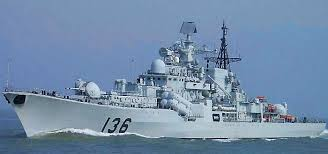
#> input picture txt/newI/jpg/0420001.jpg, 328 x 154 px, found by its file name
$ jupyter execute --allow-errors testImageAndDir.ipynb   (shell and % lines are left out)   (Python 2 division)
#> lines starting #> are read from the running program, lines starting #| are printed output that depends on the picture
# Image operations and get names from a path

<font face="STCAIYUN" color=#0000FF size=5 >functions summarized: </font>
1. **PIL**: read image, rgb2gray, plot rectangle, put Chinese text
2. **opencv**: read image, rgb2gray, save image, plot rectangle, put English text
3. **pylab**: show image, plot dot, plot line, subplot

4. **PIL<->array**: PIL to array, array to PIL
5. **pathGetNames**: get dirname, basename, root, ext, filename from path

[cell 1]
#coding=utf-8

### show images, plot dot, plot line, subplot, rgb2gray (<font color=#FF0000>PIL + pylab</font>)

[cell 2]
from PIL import Image
from pylab import *

[cell 3]
im_pil = Image.open('../images/jpg/0420001.jpg')
#> im_pil is the input picture: PIL image 328x154 RGB; mean R, G, B 114.9, 139.9, 168.3
im = array(im_pil)
print type(im_pil)
#| <class 'PIL.JpegImagePlugin.JpegImageFile'>
print type(im)
#| <class 'numpy.ndarray'>

[cell 4]
imshow(im)
x = [10, 10, 40, 40]
y = [20, 50, 20, 50]
plot(x, y, 'r*')
plot(x[:2],y[:2])
title('dot and line')
#axis('off')
show()
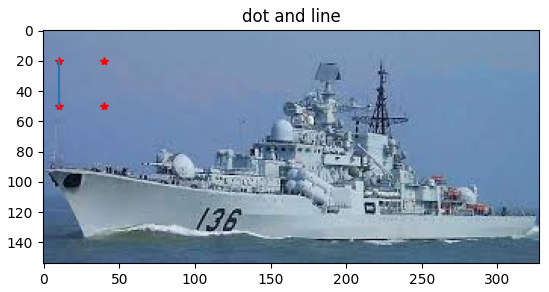
#> figure drawn by matplotlib, 1 panel

[cell 5]
gray()
subplot(1,2,1)
imshow(im)
title('original image')
axis('off')
subplot(1,2,2)
im_gray = array(im_pil.convert('L'))
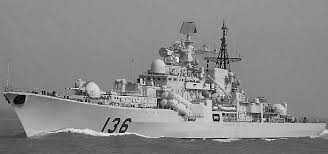
#> im_gray: shape (154, 328); min 2, max 252, mean 135.6
imshow(im_gray)
title('gray image')
axis('off')
show()
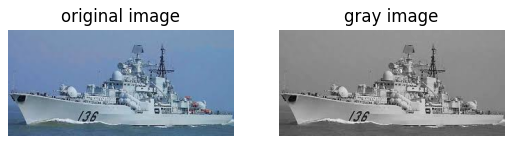
#> figure drawn by matplotlib, 2 panels

### read image, show image, save image, plot dot, plot line, plot rectangle, rgb2gray (<font color=#FF0000>opencv + pylab</font>)

[cell 6]
import cv2
from pylab import *

read image

[cell 7]
im = cv2.imread('../images/jpg/0420001.jpg')
type(im)

show image, plot dot, plot line

[cell 8]
imPylab = cv2.cvtColor(im, cv2.COLOR_BGR2RGB) # remember to change BGR(opencv) to RGB(pylab)
imshow(imPylab)
x = [10, 10, 40, 40]
y = [20, 50, 20, 50]
plot(x, y, 'r*')
plot(x[:2],y[:2])
title('dot and line')
axis('off')
show()
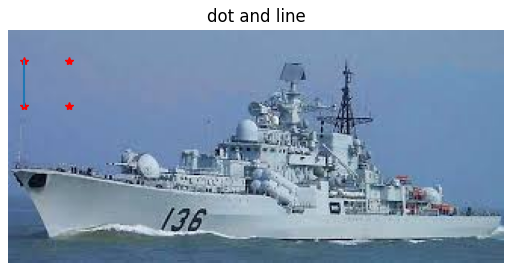
#> figure drawn by matplotlib, 1 panel

save image, plot rectangle, put text

[cell 9]
imgText = im.copy()
each = {}
each['x1'] = 30
each['y1'] = 30
each['x2'] = 40
each['y2'] = 40
each['txt'] = 'hello!'

cv2.rectangle(imgText, (each['x1'], each['y1']), (each['x2'], each['y2']), (0, 255, 0), 1)
#> imgText: shape (154, 328, 3); mean B, G, R 168.1, 139.9, 114.8
cv2.putText(imgText, each['txt'], (each['x1'], each['y1']-5), cv2.FONT_HERSHEY_SIMPLEX, 0.5, (255, 255, 0))
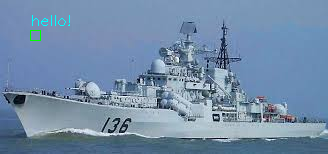
#> imgText: shape (154, 328, 3); mean B, G, R 168.3, 140.2, 114.6
imshow(imgText)
axis('off')
show()
cv2.imwrite('/home/lili/codes/testPython/images/result/test.jpg', imgText)
#> Out = True

rgb2gray

[cell 10]
im_gray = cv2.cvtColor(im, cv2.COLOR_BGR2GRAY)

gray()
subplot(1,2,1)
imshow(im)
title('original image')
axis('off')
subplot(1,2,2)
imshow(im_gray)
title('gray image')
axis('off')
show()
#> figure, not shown here; B, G, R data is drawn as R, G, B

$ run again, with txt/newI/jpg/0420002.jpg copied over txt/newI/jpg/0420001.jpg
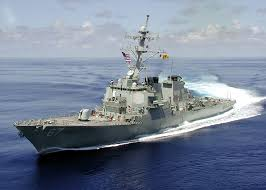
#> input picture txt/newI/jpg/0420002.jpg, 266 x 190 px, found by its file name
#> im_pil is the input picture: PIL image 266x190 RGB; mean R, G, B 120.8, 132.2, 150.2
#| <class 'PIL.JpegImagePlugin.JpegImageFile'>
#| <class 'numpy.ndarray'>
#> `show()`:
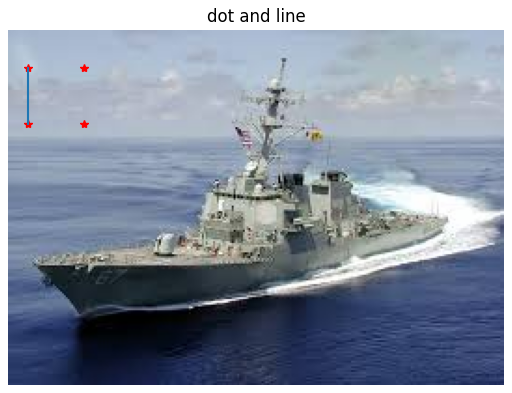
#> figure drawn by matplotlib, 1 panel
#> `cv2.putText(imgText, each['txt'], (each['x1'], each['y1']-5), cv2.FONT..`:
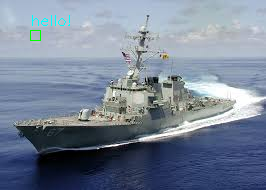
#> imgText: shape (190, 266, 3); mean B, G, R 150.1, 132.4, 120.3
#> Out = True

$ run again, with txt/newI/jpg/0420004.jpg copied over txt/newI/jpg/0420001.jpg
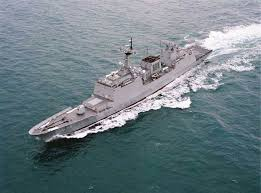
#> input picture txt/newI/jpg/0420004.jpg, 261 x 193 px, found by its file name
#> im_pil is the input picture: PIL image 261x193 RGB; mean R, G, B 110.5, 125.2, 131.9
#| <class 'PIL.JpegImagePlugin.JpegImageFile'>
#| <class 'numpy.ndarray'>
#> `show()`:
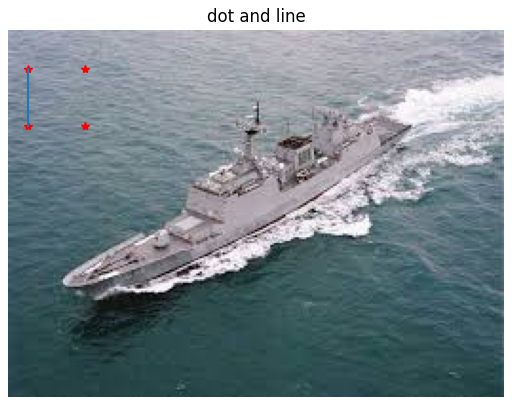
#> figure drawn by matplotlib, 1 panel
#> `cv2.putText(imgText, each['txt'], (each['x1'], each['y1']-5), cv2.FONT..`:
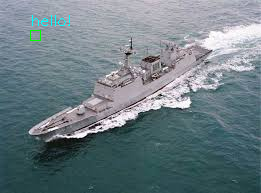
#> imgText: shape (193, 261, 3); mean B, G, R 131.9, 125.5, 110.1
#> Out = True
